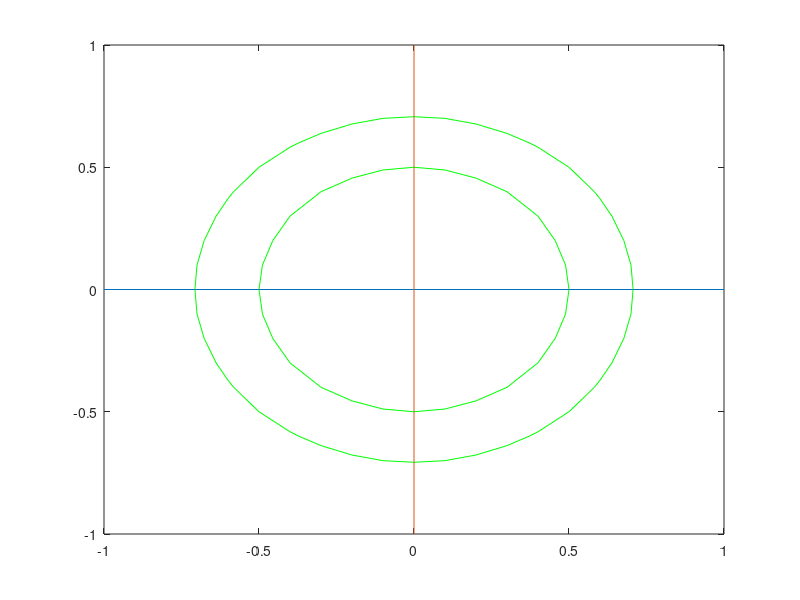

This figure's MATLAB source: (Note: this script raises an error after producing the figure.)
x1=-1:0.1:1;
x2=-1:0.1:1;
[X1,X2]=meshgrid(x1,x2);
fx=X1.^2+X2.^2;
contour (X1,X2,fx,[0.25 0.5],'g');
hold on
plot([-1,1],[0,0])
hold on
plot([0,0],[-1,1])
hold on
%%
x1=-1:0.1:1;
x2=-1:0.1:1;
[X1,X2]=meshgrid(x1,x2);
f=x1+x2-1;
fx=X1.^2+X2.^2;
contour (X1,X2,f,fx,[0.25 0.5],'g');
hold on
plot([-1,1],[0,0])
hold on
plot([0,0],[-1,1])
hold on
%%
x1=-1:0.1:1;
x2=-1:0.1:1;
[X1,X2]=meshgrid(x1,x2);
n=1;
hold on
contour(X1,X2,fx,[0 0],'r');
hold on
contour(X1,X2,fx),[0.1 0.1,'b'];

hold on 
plot(0.5,0.5,'*')
hold on
plot([0.5 1],[0.5 1]),'--x'
%%
a=[1 5 4; 2 4 6; 2 10 8];
b=rref(d);
c=[0;0;0];
d=[a c]
%%
a=[5 -12 9;1 -2 3;0 -2 6];
b=det(a);
disp(b)
%%
% Define the matrix A
A = [-4 14 0; -3 9 0; -1 1 4];

% Calculate the reduced row echelon form of A
R = rref(A);

% Display the result
disp('The reduced row echelon form of the matrix A is:');
disp(R);
%%
A = [-4 14 0;-1 9 0;-1 1 4];
b=eig(A)
%%
% Define the matrix A
A = [-4 14 0; -1 9 0; -1 1 4];

% Calculate the eigenvalues and eigenvectors
[V, D] = eig(A);

% Display the eigenvalues and eigenvectors
disp('The eigenvalues of the matrix A are:');
disp(diag(D));

disp('The eigenvectors of the matrix A are:');
disp(V);
%%
% Define the matrix A
A = [1 2 2 -4 -6; 2 4 4 5 14; 2 4 4 4 12];

% Compute the reduced row echelon form of A
rref_A = rref(A);

% Display the reduced row echelon form
disp('The reduced row echelon form (RREF) of matrix A is:');
disp(rref_A);

% Compute the null space of the transpose of A (which gives us the row null space of A)
RNS = null(A', 'r');

% Display the row null space
disp('The row null space (RNS) of matrix A is:');
disp(RNS);
%%
format short
clear all;
A = [1 2 2 4 10;4 8 8 5 18;0 0 0 -3 -6]
rank_A = rank(A);
[m, n] = size(A);
A(2,:) = A(2,:) - 4*A(1,:)
A(2,:) = A(2,:) / (-11)
A(1,:) = A(1,:) - 4*A(2,:)
A(3,:) = A(3,:) + 3*A(2,:)
[R, p] = rref(A);  % p gives index of independent columns
r = length(p);     % r is rank of matrix A

% Display the RREF of A and the pivot columns
disp('RREF of A:');
disp(R);
disp('Pivot columns:');
disp(p);

% Retrieve r non-zero rows from R
R = R(1:r, :);
% Find the index of dependent columns
f = setdiff(1:n, p);
% Initialize the null space matrix N
N = zeros(n, n - r);
% Retrieve dependent columns from R and put in rows specified by p
N(p, :) = -R(1:r, f); 
N(f, :) = eye(n - r);

% Display the null space matrix N
disp('Right Null Space Matrix N:');
disp(N);
%%
% Define the matrix A
A = [1 2 2 -4 -6; 2 4 4 5 14; 2 4 4 4 12];

% Compute the reduced row echelon form of A
rref_A = rref(A);

% Display the reduced row echelon form
disp('The reduced row echelon form (RREF) of matrix A is:');
disp(rref_A);

% Compute the right null space of A
RNS = null(A);

% Display the right null space
disp('The right null space (RNS) of matrix A is:');
disp(RNS);
%%
format short
clear all;
clc;
A = [1 2 2 -4 -6;2 4 4 5 14;2 4 4 4 12]
rank_A = rank(A);
[m, n] = size(A);
A(2,:) = A(2,:) - 4*A(1,:)
A(2,:) = A(2,:) / (-11)
A(1,:) = A(1,:) - 4*A(2,:)
A(3,:) = A(3,:) + 3*A(2,:)
[R, p] = rref(A);  % p gives index of independent columns
r = length(p);     % r is rank of matrix A

% Display the RREF of A and the pivot columns
disp('RREF of A:');
disp(R);
disp('Pivot columns:');
disp(p);

% Retrieve r non-zero rows from R
R = R(1:r, :);
% Find the index of dependent columns
f = setdiff(1:n, p);
% Initialize the null space matrix N
N = zeros(n, n - r);
% Retrieve dependent columns from R and put in rows specified by p
N(p, :) = -R(1:r, f); 
N(f, :) = eye(n - r);

% Display the null space matrix N
disp('Right Null Space Matrix N:');
disp(N);
%%
a=[3 0 0; 2 1 2; -1 0 2];
det(a)
eig(a)
%%
clc;
a=[ 0 0 0 9; 0 0 5 0; 0 4 0 0;8 0 0 0];
eig(a)
%%
clc;
A=[-6 18 -18; -1 3 1; 2 -6 10];
[eigenvectors,eigenvalues]=eig(A)
%%
clc;
function [C,R] = cr(A)
    [R, j] = rref(A);  
    r = length(j);                    
    R = R(1:r,:);                     
    C = A(:,j);
end

A=[1 1 1 -3 -4;4 4 4 -4 0;3 3 3 -5 -4];
[C,R]=cr(A)
